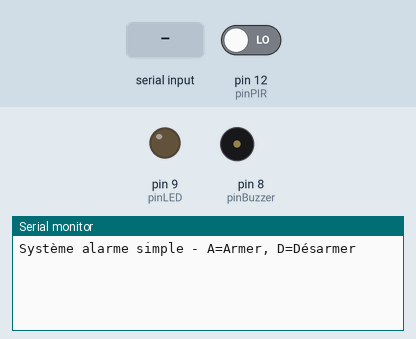
Simulated run of this sketch. Board: Arduino Uno, built with avr-gcc and run on an emulated ATmega328P. Shown: output pins drawn as LEDs (lit = HIGH), buzzer (waves = sounding, pin HIGH), the last lines printed to the serial monitor. Inputs (shaded band) come from the test bench; at power-on: pin 12 (pinPIR) LOW.

Above: at 1.2 s.
1.3 s: "D" received over Serial
At 1.9 s:
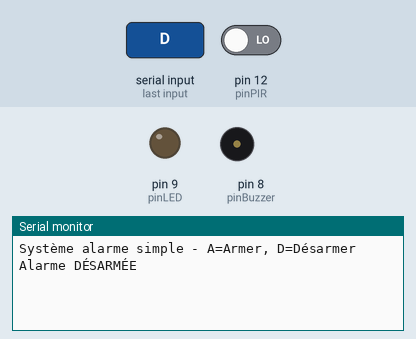
2.9 s: "A" received over Serial
At 4.3 s:
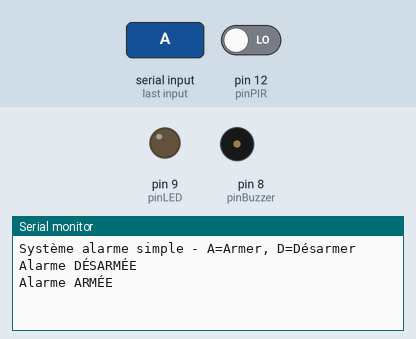

The sketch:

Question6.ino
```cpp
// === Déclaration des broches ===
const int pinPIR = 12;       // Capteur PIR connecté à la broche numérique 12
const int pinLED = 9;        // LED connectée à la broche 9 (indique l’alarme active)
const int pinBuzzer = 8;     // Buzzer connecté à la broche 8

// === Variables de contrôle ===
bool alarmeArmee = false;    // Indique si l’alarme est armée (activée)
bool buzzerActif = false;    // Indique si le buzzer est actuellement en marche
unsigned long finBuzzer = 0; // Moment (en ms) où le buzzer doit s’arrêter

// === Fonction d’initialisation ===
void setup() {
    pinMode(pinPIR, INPUT);      // Capteur PIR configuré en entrée
    pinMode(pinLED, OUTPUT);     // LED configurée en sortie
    pinMode(pinBuzzer, OUTPUT);  // Buzzer configuré en sortie
    Serial.begin(9600);          // Initialisation du port série
    Serial.println("Système alarme simple - A=Armer, D=Désarmer");
}

// === Boucle principale ===
void loop() {
    // --- Lecture des commandes depuis le moniteur série ---
    if (Serial.available()) {          // Si une donnée est disponible sur le port série
        char c = Serial.read();        // Lecture du caractère envoyé

        // Commande 'A' ou 'a' → Armer le système
        if (c == 'A' || c == 'a') {
            alarmeArmee = true;
            Serial.println("Alarme ARMÉE");
        }
        // Commande 'D' ou 'd' → Désarmer le système
        else if (c == 'D' || c == 'd') {
            alarmeArmee = false;
            digitalWrite(pinLED, LOW);   // Éteindre LED
            noTone(pinBuzzer);           // Arrêter le buzzer
            Serial.println("Alarme DÉSARMÉE");
        }
    }

    // --- Si l’alarme est armée et qu’un mouvement est détecté ---
    if (alarmeArmee && digitalRead(pinPIR) == HIGH) {
        activerAlarme(); // Appel de la fonction qui déclenche l’alarme
    }

    // --- Gestion de la durée du buzzer ---
    if (buzzerActif && millis() >= finBuzzer) {  // Si le temps est écoulé
        noTone(pinBuzzer);           // Arrête le buzzer
        buzzerActif = false;         // Indique qu’il n’est plus actif
        digitalWrite(pinLED, LOW);   // Éteint la LED
        Serial.println("Buzzer désactivé (timeout)");
    }

    delay(100); // Pause de 100 ms pour limiter la fréquence de boucle
}

// === Fonction d’activation de l’alarme ===
void activerAlarme() {
    if (!buzzerActif) {                    // Si le buzzer n’est pas déjà en marche
        buzzerActif = true;                // Active le buzzer
        finBuzzer = millis() + 5000;       // Fixe la durée à 5 secondes
        digitalWrite(pinLED, HIGH);        // Allume la LED
        tone(pinBuzzer, 1000);             // Fait sonner le buzzer à 1000 Hz
        Serial.println("ALARME! Buzzer activé pour 5 secondes");
    }
}
```

Measured:
- after the input at 1.3 s, the serial monitor: prints a new line after 0.10 s (image 1)
- after the input at 2.9 s, the serial monitor: prints a new line at once (image 2)
